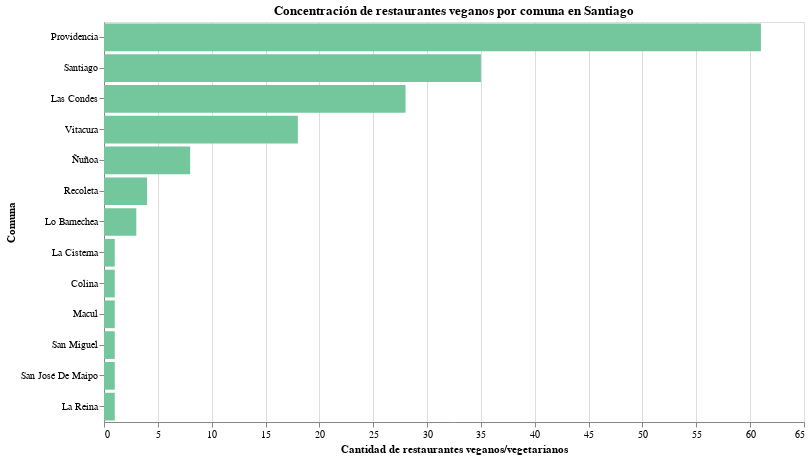

The code cell stored with this chart in its notebook:
### Code cell
import altair as alt

grafico = alt.Chart(conteo_comuna).mark_bar(color='#74c69d').encode(
    x=alt.X('Cantidad:Q', title='Cantidad de restaurantes veganos/vegetarianos'),
    y=alt.Y('Comuna:N', sort='-x', title='Comuna'),
    tooltip=['Comuna', 'Cantidad']
).properties(
    title='Concentración de restaurantes veganos por comuna en Santiago',
    width=700,
    height=400
)

grafico

### Figure 1 — Vega-Lite specification as saved in the notebook (floating-point values rounded to 4 significant figures)
{"config": {"view": {"continuousWidth": 300, "continuousHeight": 300}}, "data": {"name": "data-d442d9933bede4d2d107b4044c1af987"}, "mark": {"type": "bar", "color": "#74c69d"}, "encoding": {"tooltip": [{"field": "Comuna", "type": "nominal"}, {"field": "Cantidad", "type": "quantitative"}], "x": {"field": "Cantidad", "title": "Cantidad de restaurantes veganos/vegetarianos", "type": "quantitative"}, "y": {"field": "Comuna", "sort": "-x", "title": "Comuna", "type": "nominal"}}, "height": 400, "title": "Concentración de restaurantes veganos por comuna en Santiago", "width": 700, "$schema": "https://vega.github.io/schema/vega-lite/v5.20.1.json", "datasets": {"data-d442d9933bede4d2d107b4044c1af987": [{"Comuna": "Providencia", "Cantidad": 61}, {"Comuna": "Santiago", "Cantidad": 35}, {"Comuna": "Las Condes", "Cantidad": 28}, {"Comuna": "Vitacura", "Cantidad": 18}, {"Comuna": "Ñuñoa", "Cantidad": 8}, {"Comuna": "Recoleta", "Cantidad": 4}, {"Comuna": "Lo Barnechea", "Cantidad": 3}, {"Comuna": "La Cisterna", "Cantidad": 1}, {"Comuna": "Colina", "Cantidad": 1}, {"Comuna": "Macul", "Cantidad": 1}, {"Comuna": "San Miguel", "Cantidad": 1}, {"Comuna": "San José De Maipo", "Cantidad": 1}, {"Comuna": "La Reina", "Cantidad": 1}]}}
